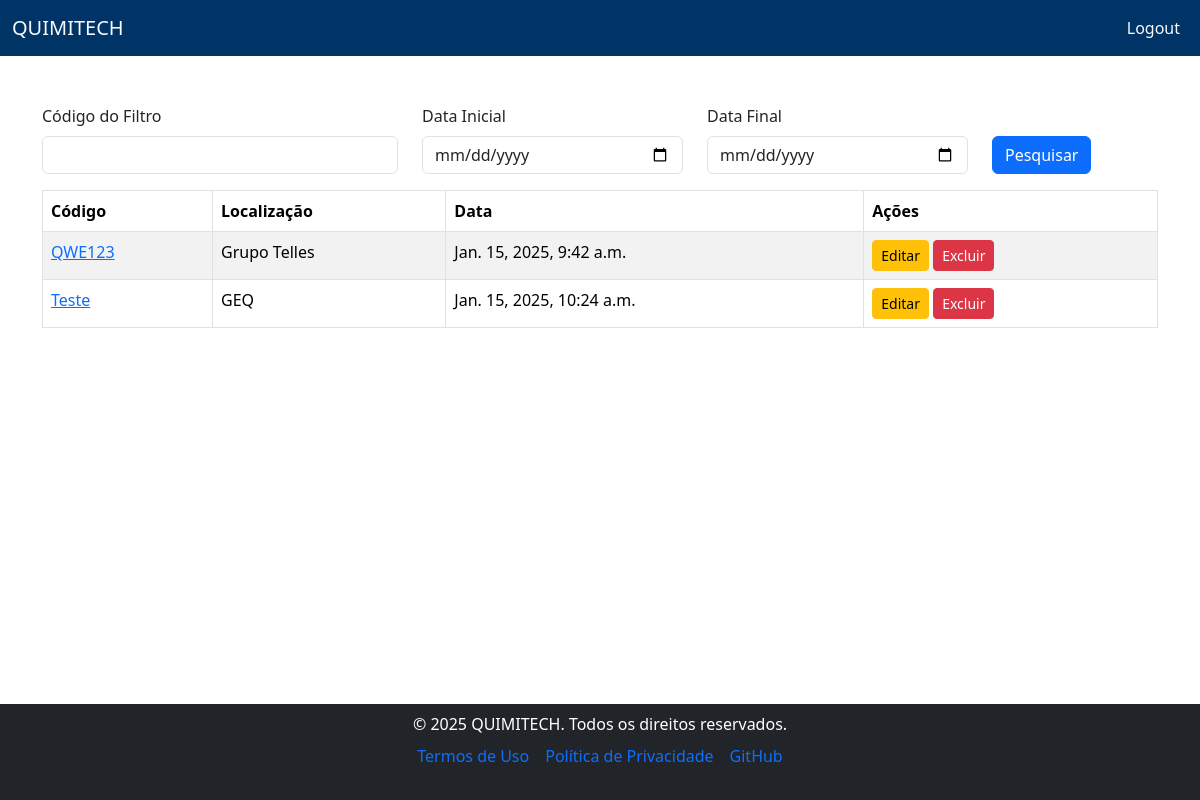
/filters/ (signed in), run on the app's committed database.
### filters/models.py (models this page shows, shortened)
class Filter(models.Model):
    unique_code = models.CharField(max_length=100, unique=True)
    mass_initial_images = models.ManyToManyField(Image, related_name="mass_initial_images")
    mass_final_images = models.ManyToManyField(Image, related_name="mass_final_images")
    sync_date = models.DateTimeField(auto_now_add=True)
    user = models.ForeignKey(User, on_delete=models.CASCADE)
    location = models.CharField(max_length=255)
    def get_absolute_url(self):
        return reverse("filter_detail", args=[str(self.id)])

### filters/views.py (the view, shortened to what this page needs)
# urls.py: path('filters/', views.filter_list, name='filter_list'),
@login_required
def filter_list(request):
    filters = Filter.objects.filter(user=request.user)
    unique_code = request.GET.get('unique_code', '')
    start_date = request.GET.get('start_date', '')
    end_date = request.GET.get('end_date', '')
    if unique_code:
        filters = filters.filter(unique_code__icontains=unique_code)
    return render(request, "filters/filter_list.html", {"filters": filters})

### quimitech/context_processors.py (called while the page is built)
def year_context_processor(request):
    return {'year': datetime.now().year}

### templates/filters/filter_list.html (shortened to what this page needs)
{% extends "base.html" %}
{% block content %}
<form method="get">
    <div class="row mb-3">
        <div class="col-md-4">
            <label for="unique_code" class="form-label">Código do Filtro</label>
            <input type="text" id="unique_code" name="unique_code" class="form-control" placeholder="" value="{{ request.GET.unique_code }}">
        </div>
        <div class="col-md-3">
            <label for="start_date" class="form-label">Data Inicial</label>
            <input type="date" id="start_date" name="start_date" class="form-control" value="{{ request.GET.start_date }}">
        </div>
        <div class="col-md-3">
            <label for="end_date" class="form-label">Data Final</label>
            <input type="date" id="end_date" name="end_date" class="form-control" value="{{ request.GET.end_date }}">
        </div>
        <div class="col-md-2 d-flex align-items-end">
            <button type="submit" class="btn btn-primary">Pesquisar</button>
        </div>
    </div>
</form>
<table class="table table-bordered table-striped">
    <thead>
        <tr>
            <th>Código</th>
            <th>Localização</th>
            <th>Data</th>
            <th>Ações</th>
        </tr>
    </thead>
    <tbody>
        {% for filter in filters %}
        <tr>
            <td><a href="{{ filter.get_absolute_url }}">{{ filter.unique_code }}</a></td>
            <td>{{ filter.location }}</td>
            <td>{{ filter.sync_date }}</td>
            <td>
                <a href="{% url 'filter_edit' filter.id %}" class="btn btn-warning btn-sm">Editar</a>
                <button class="btn btn-danger btn-sm" data-bs-toggle="modal" data-bs-target="#deleteModal{{ filter.id }}">Excluir</button>
            </td>
        </tr>
        {% endfor %}
    </tbody>
</table>
{% endblock content%}

### static/css/style.css (style rules this page uses)
html, body { height: 100%; }
body { display: flex; flex-direction: column; }

### data on the page
Filter: unique_code "QWE123", location "Grupo Telles", sync_date "Jan. 15, 2025, 9:42 a.m."
Filter: unique_code "Teste", location "GEQ", sync_date "Jan. 15, 2025, 10:24 a.m."
